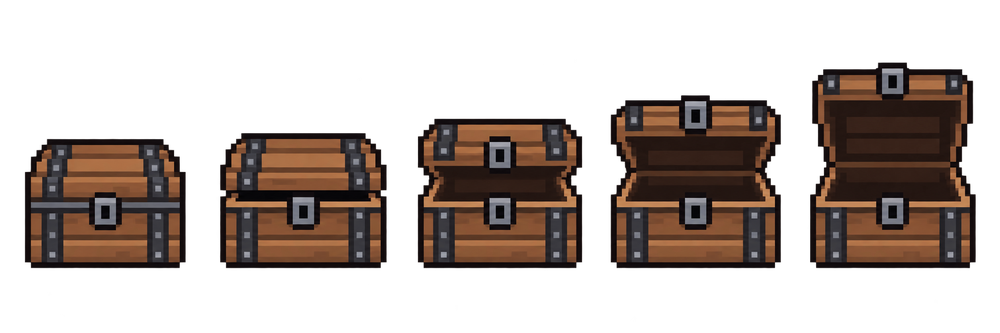
#> input picture ArtDirection/UserProvided/Chest-20260910/original.png, 1000 x 333 px, shrunk from 2172 x 724 before the run, found by its file name
$ python inspect-boss-sheet.py
#> lines starting #> are read from the running program, lines starting #| are printed output that depends on the picture; after the words box and inside, x2 and y2 are one past the last pixel; in counts of white or black regions, pixels touching at a corner belong together
"""Read-only connected-component inspection of the user-supplied boss sheet."""
from collections import deque
from pathlib import Path
import numpy as np
from PIL import Image

path = Path('ArtDirection/UserProvided/Boss-20260910/original.png')
alpha = np.asarray(Image.open(path))[:, :, 3]
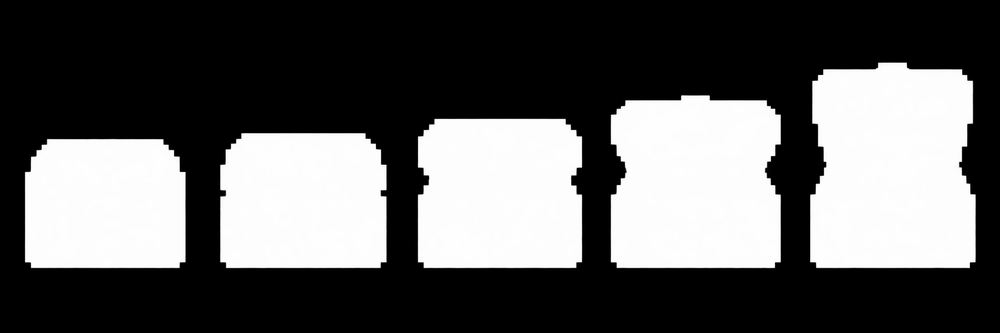
#> alpha: shape (333, 1000); min 0, max 255, mean 93.9
remaining = alpha > 32
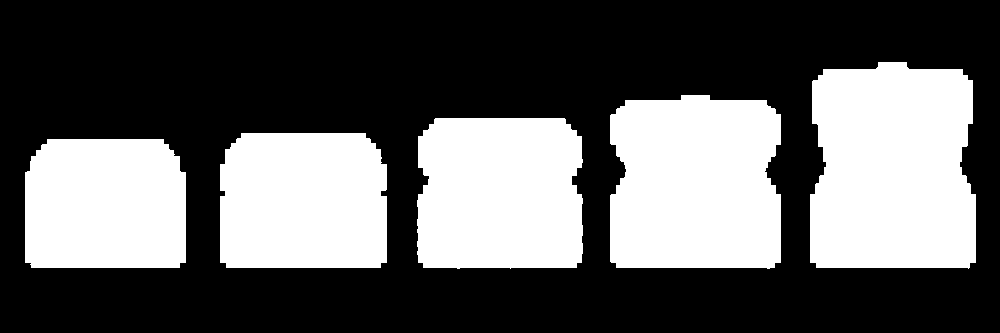
#> remaining: shape (333, 1000) bool; 37.4% white; 5 white regions, box (x1, y1, x2, y2) and area: (810, 62, 976, 269) 31312, (610, 95, 781, 269) 27595, (417, 118, 583, 269) 23876, (220, 133, 387, 268) 21765, (25, 139, 186, 268) 19978
components = []
for y, x in zip(*np.where(remaining)):
    if not remaining[y, x]:
        continue
    queue = deque([(int(x), int(y))]); remaining[y, x] = False
    left = right = int(x); top = bottom = int(y); count = 0
    while queue:
        px, py = queue.popleft(); count += 1
        left = min(left, px); right = max(right, px); top = min(top, py); bottom = max(bottom, py)
        for dy in (-1, 0, 1):
            for dx in (-1, 0, 1):
                nx, ny = px + dx, py + dy
                if 0 <= nx < alpha.shape[1] and 0 <= ny < alpha.shape[0] and remaining[ny, nx]:
                    remaining[ny, nx] = False; queue.append((nx, ny))
    if count > 100:
        components.append((left, top, right + 1, bottom + 1, count))
#> this loop made 124526 passes
#> (y, x) on passes 2 to 4: (62, 879), (62, 880), (62, 881)
#> remaining: shape (333, 1000) bool; every value is 0
#> after the loop, components = [(810, 62, 976, 269, 31312), (610, 95, 781, 269, 27595), (417, 118, 583, 269, 23876), (220, 133, 387, 268, 21765), (25, 139, 186, 268, 19978)]
print('Components >100:', len(components))
#| Components >100: 5
for item in sorted(components, key=lambda b: (int((b[1]+b[3]) / 2 / 156.75), b[0])):
    print(item)
#> this loop made 5 passes
#| (25, 139, 186, 268, 19978)
#| (220, 133, 387, 268, 21765)
#| (417, 118, 583, 269, 23876)
#| (610, 95, 781, 269, 27595)
#| (810, 62, 976, 269, 31312)
